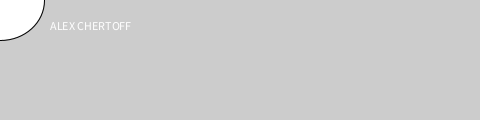
Frame 1 (no input)
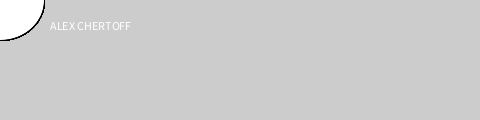
Frame 60 (the mouse pressed at the canvas centre just before this capture)
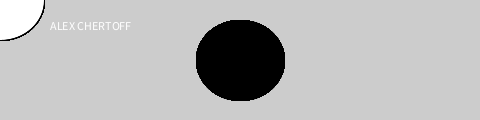
Frame 120 (the mouse held since frame 60 and released just before this capture)

The Processing sketch that drew these frames (run headless with seeded random() and noise(); from frame 60 on, the mouse is pressed at the canvas centre):

// Processing sketch: processing_79007
// ── processing_79007.pde

void setup () {
  size (480, 120);
  smooth ();
  text ("ALEX CHERTOFF", 50, 30);
}

void draw () {
  if (mousePressed) {
    fill (0);
  } else {
    fill (255);
  }
  ellipse (mouseX, mouseY, 88, 80);
}
